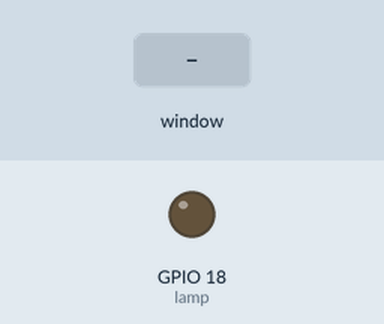
A program run on a simulated Raspberry Pi (BCM pin numbers). Parts: output pins drawn as LEDs (lit = HIGH). The test bench sets the inputs (shaded band). The desktop window is not drawn, its controls go by their first labels and the mouse button is held 0.15 s.

Above: at 1.2 s.
1.3 s: control labelled "ON/OFF" in the window clicked
At 2.0 s:
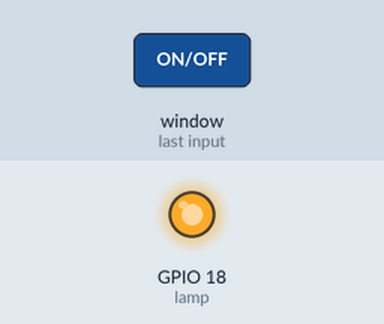
Timing chart, 0 to 4.3 s (numbered marks = the images above; inputs shaded):
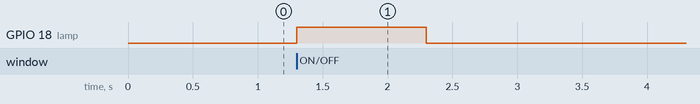

Measured:
- after the input at 1.3 s, GPIO 18 (lamp): LOW → HIGH at once, → LOW 1.0 s later

The program:

LampControlGui.py
```python
from Tkinter import *
import RPi.GPIO as GPIO
import time

class HelloButton(Button):
    def __init__(self, parent=None, **config):         # add callback method

        Button.__init__(self, parent, **config)        # and pack myself
        self.lamp = 18
        GPIO.setmode(GPIO.BCM)
        GPIO.setup(self.lamp, GPIO.OUT)

        self.pack()                                    # could config style too
        self.config(command=self.callback)

    def callback(self):                                # default press action
        #print('Goodbye world...')                      # replace in subclasses
        GPIO.output(self.lamp, True)
        #time.sleep(1)
        time.sleep(1)
        GPIO.output(self.lamp,False)

if __name__ == '__main__':
    HelloButton(text='ON/OFF').mainloop()
```
